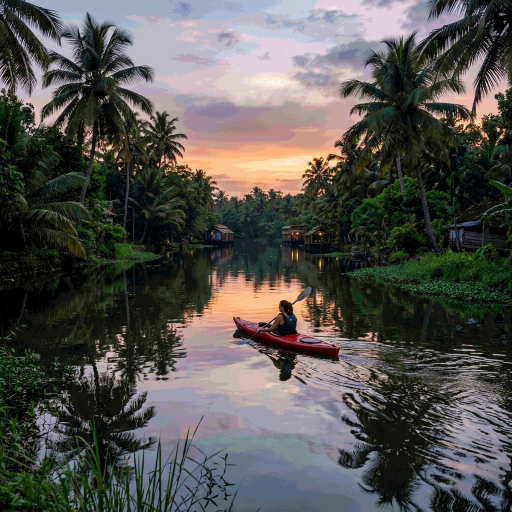
#> input picture assets/bg-kayak.png, 1024 x 1024 px, found by its file name (shown at 1/2 size)
$ python copy_bg_assets.py
#> lines starting #> are read from the running program, lines starting #| are printed output that depends on the picture
import os
from PIL import Image

def resize_and_copy(src, dest_dir, width=600):
#> called with src = 'assets/bg-kayak.png', width = 600
    try:
        filename = os.path.basename(src)
        dest_path = os.path.join(dest_dir, filename)
        with Image.open(src) as img:
#> img is the input picture: PIL image 1024x1024 P; mean R, G, B 84.8, 83.3, 79.5
            w, h = img.size
#> w = 1024; h = 1024
            height = int(h * (width / w))
#> height = 600
            resized = img.resize((width, height), Image.Resampling.LANCZOS)
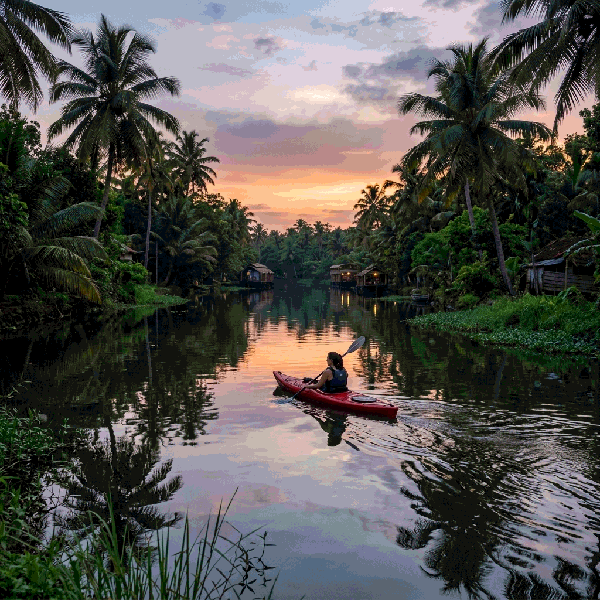
#> resized: PIL image 600x600 P; mean R, G, B 84.9, 83.3, 79.5
            resized.save(dest_path)
            print(f"Copied & resized {src} to {dest_path}")
    except Exception as e:
        print(f"Error copying {src}: {e}")

def main():
    dest_dir = r"C:\Users\sreenanda\Desktop\moon islands\scratch"
    os.makedirs(dest_dir, exist_ok=True)

    candidates = [
        'assets/bg-kayak.png',
        'assets/bg-stay.png',
        'assets/bg-nature.png',
        'assets/bg-boat.png'
    ]

    for c in candidates:
        if os.path.exists(c):
            resize_and_copy(c, dest_dir)

if __name__ == '__main__':
    main()
